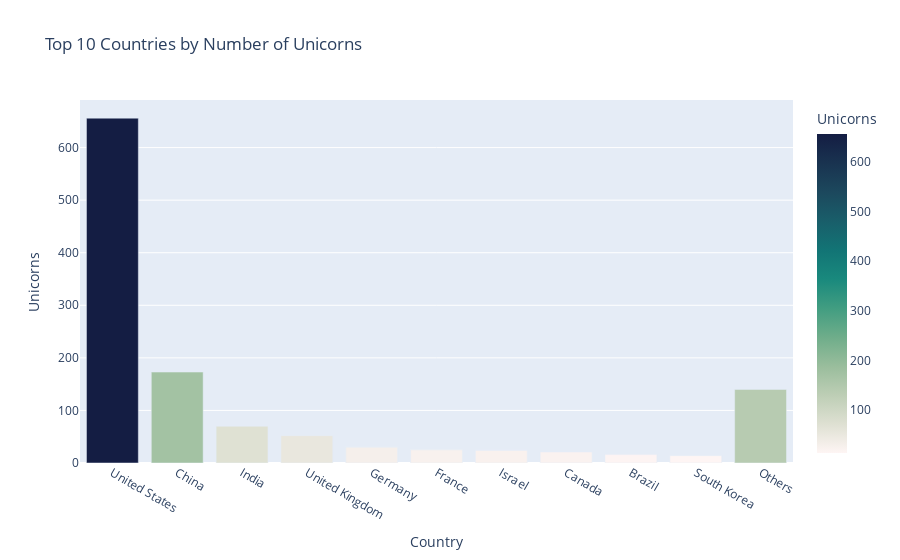

Here is the notebook cell this chart was saved with:
### Code cell
import plotly.express as px
fig = px.bar(df_top10, x="Country", y="Unicorns", color="Unicorns", hover_name="Country", color_continuous_scale=px.colors.sequential.tempo, title = 'Top 10 Countries by Number of Unicorns')
fig.show()

### Figure 1 — Plotly figure (JSON) as saved in the notebook; plotly's stock layout.template omitted (floating-point values rounded to 4 significant figures)
{"data": [{"alignmentgroup": "True", "hovertemplate": "<b>%{hovertext}</b><br><br>Country=%{x}<br>Unicorns=%{marker.color}<extra></extra>", "hovertext": ["United States", "China", "India", "United Kingdom", "Germany", "France", "Israel", "Canada", "Brazil", "South Korea", "Others"], "legendgroup": "", "marker": {"color": [656, 173, 70, 52, 30, 25, 24, 21, 16, 14, 140], "coloraxis": "coloraxis", "pattern": {"shape": ""}}, "name": "", "offsetgroup": "", "orientation": "v", "showlegend": false, "textposition": "auto", "type": "bar", "x": ["United States", "China", "India", "United Kingdom", "Germany", "France", "Israel", "Canada", "Brazil", "South Korea", "Others"], "xaxis": "x", "y": [656, 173, 70, 52, 30, 25, 24, 21, 16, 14, 140], "yaxis": "y"}], "layout": {"barmode": "relative", "coloraxis": {"colorbar": {"title": {"text": "Unicorns"}}, "colorscale": [[0, "rgb(254, 245, 244)"], [0.09091, "rgb(222, 224, 210)"], [0.1818, "rgb(189, 206, 181)"], [0.2727, "rgb(153, 189, 156)"], [0.3636, "rgb(110, 173, 138)"], [0.4545, "rgb(65, 157, 129)"], [0.5455, "rgb(25, 137, 125)"], [0.6364, "rgb(18, 116, 117)"], [0.7273, "rgb(25, 94, 106)"], [0.8182, "rgb(28, 72, 93)"], [0.9091, "rgb(25, 51, 80)"], [1, "rgb(20, 29, 67)"]]}, "legend": {"tracegroupgap": 0}, "title": {"text": "Top 10 Countries by Number of Unicorns"}, "xaxis": {"anchor": "y", "domain": [0, 1], "title": {"text": "Country"}}, "yaxis": {"anchor": "x", "domain": [0, 1], "title": {"text": "Unicorns"}}}}
